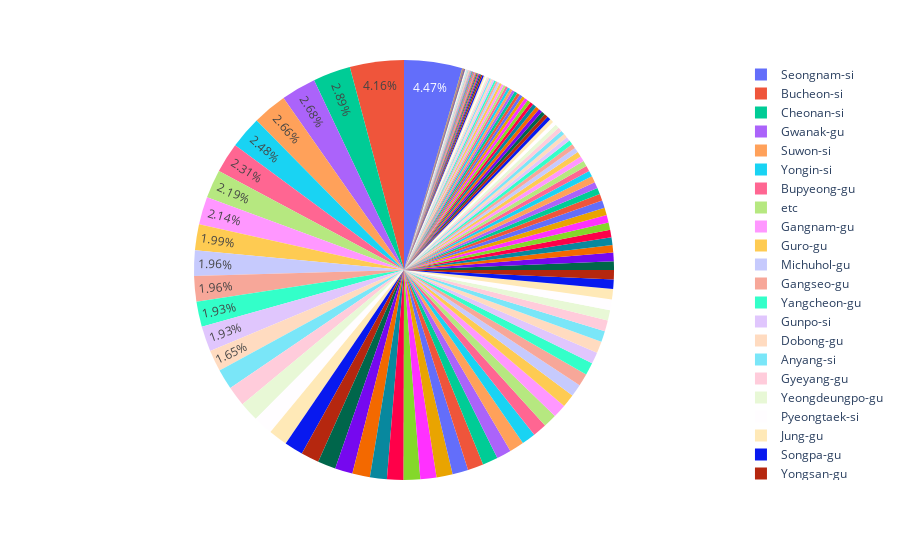

Source (notebook cell):
### Code cell
fig = px.pie(city_count, values='counts', names='city')
fig.update_traces(textposition='inside')
fig.update_layout(uniformtext_minsize=12, uniformtext_mode='hide')
fig.show()

### Figure 1 — Plotly figure (JSON) as saved in the notebook; plotly's stock layout.template omitted (floating-point values rounded to 4 significant figures; data arrays with more than 128 entries replaced by an {"elided": "..."} marker saying what was removed)
{"data": [{"domain": {"x": [0.0, 1.0], "y": [0.0, 1.0]}, "hovertemplate": "city=%{label}<br>counts=%{value}<extra></extra>", "labels": {"elided": "148 str values"}, "legendgroup": "", "name": "", "showlegend": true, "textposition": "inside", "type": "pie", "values": {"elided": "148 int values"}}], "layout": {"legend": {"tracegroupgap": 0}, "margin": {"t": 60}, "uniformtext": {"minsize": 12, "mode": "hide"}}}
